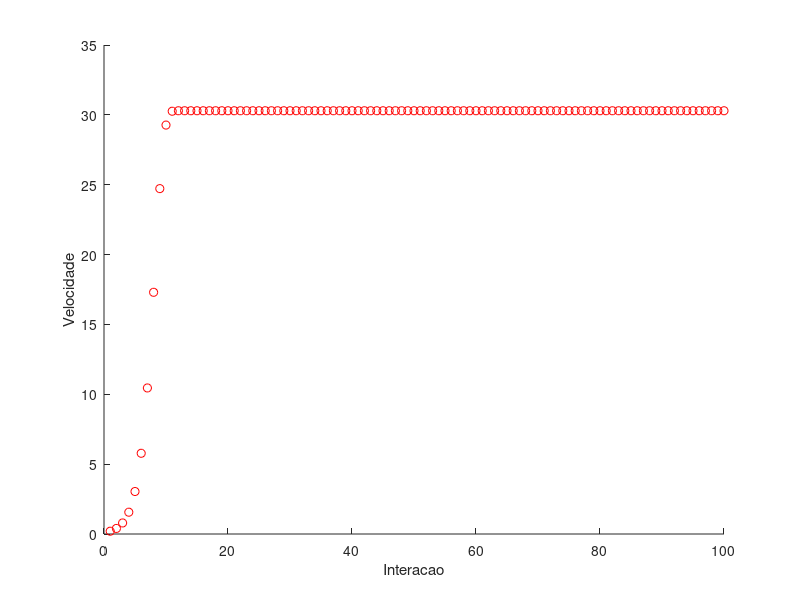

Reproduce this figure in MATLAB.
% Problemas Diretos e Inversos em Geofísica - Conceitos Básicos e Aplicações
% Prof. Giuliano Marotta - SIS/IG/UnB - marotta@unb.br
% Parte II: Exercicio 02
% ---------------------------------------------------------------------
% Problema nao linear

clear; clc;
figure; % Cria figura
hold on % habilita plotar na mesma figura

S = [150;155;160;153];
d = [5.0; 5.1; 5.3; 5.0]; % Vetor dos valores observados
m0= [0.1]; % Vetor dos parametros aproximados
N = length(d(:,1)); % Numeto de observacoes
M = length(m0(:,1)); % Numero de parametros
it = 100; % Numero de iteracoes

for i=1:it
    G = [-S./m0.^2]; % Matriz das derivadas parciais
    d0 = S./m0; % Vetor dos valores calculados
    dc = d-d0; % Vetor das diferencas
    dm = (G'*G)^-1*(G'*dc); % Vetor das correcoes
    m = m0+dm; % Vetor dos parametros ajustados
    e = d-S./m; % Vetor das diferencas
    m0=m; % Vetor dos parametros ajustados
   plot(i,m,'or') % plota valor do parametro por iteracao
end

xlabel('Interacao')
ylabel('Velocidade')






















